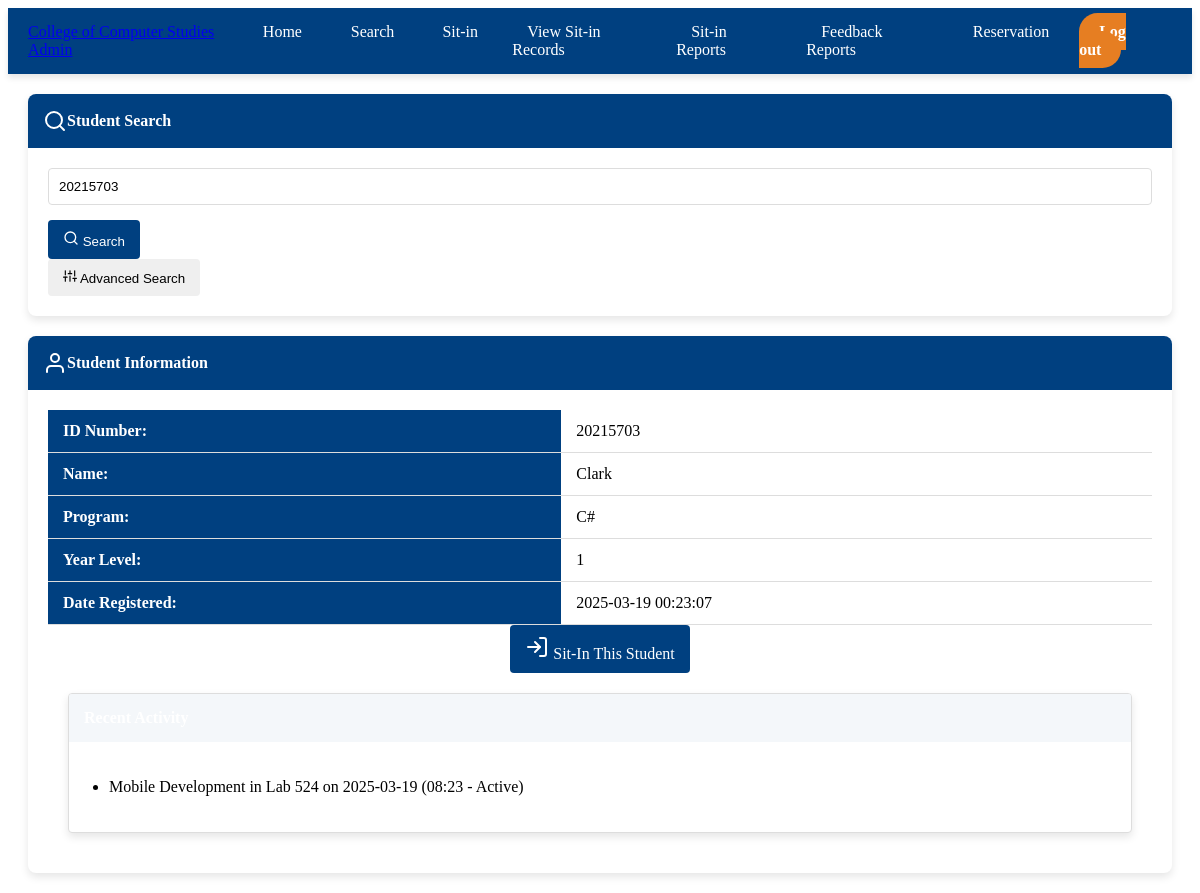
Page /search?student_id=20215703 (signed in) on the committed database.
### tables this page shows
CREATE TABLE students (
        id INTEGER PRIMARY KEY,
        name TEXT NOT NULL,
        program TEXT NOT NULL,
        year_level INTEGER,
        date_registered TIMESTAMP DEFAULT CURRENT_TIMESTAMP
    );

CREATE TABLE sit_ins (
        id INTEGER PRIMARY KEY AUTOINCREMENT,
        student_id INTEGER NOT NULL,
        purpose TEXT NOT NULL,
        lab_id INTEGER NOT NULL,
        login_time TIMESTAMP NOT NULL,
        logout_time TIMESTAMP,
        status TEXT DEFAULT 'active',
        session_remaining INTEGER,
        FOREIGN KEY (student_id) REFERENCES students (id),
        FOREIGN KEY (lab_id) REFERENCES laboratories (id)
    );

### app.py (the view, shortened to what this page needs)
@app.route('/search', methods=['GET', 'POST'])
@login_required
def search():
    conn = get_db_connection()
    programs = conn.execute('SELECT DISTINCT program FROM students ORDER BY program').fetchall()
    laboratories = conn.execute('SELECT * FROM laboratories').fetchall()
    student = None
    recent_activity = []
    student_id_param = request.args.get('student_id')
    if student_id_param:
        student = conn.execute('SELECT * FROM students WHERE id = ?', (student_id_param,)).fetchone()
        if student:
            recent_activity = conn.execute('''
                SELECT purpose, lab_id, login_time, logout_time
                FROM sit_ins
                WHERE student_id = ?
                ORDER BY login_time DESC LIMIT 5
            ''', (student_id_param,)).fetchall()
    conn.close()
    return render_template('search.html',
                          student=student,
                          programs=programs,
                          laboratories=laboratories,
                          recent_activity=recent_activity)

### app.py (called while the page is built)
def get_db_connection():
    conn = sqlite3.connect('sitin_system.db')
    conn.row_factory = sqlite3.Row
    return conn

def login_required(f):
    @wraps(f)
    def decorated_function(*args, **kwargs):
        if 'user_id' not in session:
            flash('Please login first', 'error')
            return redirect(url_for('login'))
        return f(*args, **kwargs)
    return decorated_function

### templates/search.html (shortened to what this page needs)
{% extends "base.html" %}
{% block content %}
<div class="card">
    <div class="card-header">
        <i data-feather="search"></i> Student Search
    </div>
    <div class="card-body">
        <form action="{{ url_for('search') }}" method="post" id="student-search-form">
            <div class="row">
                <div class="col-md-9">
                    <div class="form-group">
                        <input type="text" id="student-id-input" name="student_id" class="form-control"
                            placeholder="Search by ID number, name, or program..." autocomplete="off">
                    </div>
                </div>
                <div class="col-md-3">
                    <button type="submit" class="btn btn-primary btn-block">
                        <i data-feather="search" style="width: 16px; height: 16px;"></i> Search
                    </button>
                </div>
            </div>
            <div class="mt-3">
                <button type="button" class="btn btn-sm btn-outline-secondary" id="toggle-advanced-search">
                    <i data-feather="sliders" style="width: 14px; height: 14px;"></i> Advanced Search
                </button>
            </div>
        </form>
    </div>
</div>
{% if student %}
<div class="card" style="margin-top: 20px;">
    <div class="card-header">
        <i data-feather="user"></i> Student Information
    </div>
    <div class="card-body">
        <div class="row">
            <div class="col-md-6">
                <table class="table">
                    <tr>
                        <th>ID Number:</th>
                        <td>{{ student.id }}</td>
                    </tr>
                    <tr>
                        <th>Name:</th>
                        <td>{{ student.name }}</td>
                    </tr>
                    <tr>
                        <th>Program:</th>
                        <td>{{ student.program }}</td>
                    </tr>
                    <tr>
                        <th>Year Level:</th>
                        <td>{{ student.year_level }}</td>
                    </tr>
                    <tr>
                        <th>Date Registered:</th>
                        <td>{{ student.date_registered }}</td>
                    </tr>
                </table>
            </div>
            <div class="col-md-6">
                <div style="text-align: center; margin-bottom: 20px;">
                    <a href="{{ url_for('sit_in') }}?student_id={{ student.id }}" class="btn btn-primary">
                        <i data-feather="log-in"></i> Sit-In This Student
                    </a>
                </div>
                <div class="card" style="border: 1px solid #ddd; border-radius: 4px;">
                    <div class="card-header" style="background-color: #f4f7fa;">
                    </div>
                    <div class="card-body">
                        <ul style="padding-left: 20px;">
                            {% if recent_activity %}
                                {% for activity in recent_activity %}
                                <li>
                                    {{ activity.purpose }} in Lab {{ activity.lab_id }} on
                                    {{ activity.login_time.split()[0] }}
                                    ({{ activity.login_time.split()[1][:5] }} -
                                    {% if activity.logout_time %}
                                        {{ activity.logout_time.split()[1][:5] }})
                                    {% else %}
                                        Active)
                                    {% endif %}
                                </li>
                                {% endfor %}
                            {% else %}
                                <li>No recent activity</li>
                            {% endif %}
                        </ul>
                    </div>
                </div>
            </div>
        </div>
    </div>
</div>
{% endif %}
{% endblock %}

### static/css/style.css (style rules this page uses)
:root { --primary-color: #004080; --secondary-color: #005bb5; --light-color: #f4f7fa; --dark-color: #333; --logout-color: #e67e22; --logout-hover-color: #d35400; }
.card { background-color: white; border-radius: 8px; box-shadow: 0 4px 8px rgba(0, 0, 0, 0.1); margin: 20px; overflow: hidden; transition: transform 0.3s ease-in-out, box-shadow 0.3s ease-in-out; animation: fadeInUp 0.6s ease-in-out; }
.card-header { background-color: var(--primary-color); color: white; padding: 15px; font-weight: bold; display: flex; align-items: center; }
.card-body { padding: 20px; }
.form-group { margin-bottom: 15px; }
.form-control { width: 100%; padding: 10px; border: 1px solid #ddd; border-radius: 4px; box-sizing: border-box; }
.btn { display: inline-block; padding: 10px 15px; border: none; border-radius: 4px; cursor: pointer; text-align: center; text-decoration: none; transition: background-color 0.3s; }
.btn-primary { background-color: var(--primary-color); color: white; }
.table { width: 100%; border-collapse: collapse; }
.table th, .table td { padding: 12px 15px; text-align: left; border-bottom: 1px solid #ddd; }
.table th { background-color: var(--primary-color); color: white; }

### rows in the picture
students: id "20215703", name "Clark", program "C#", year_level "1", date_registered "2025-03-19 00:23:07"
sit_ins: purpose "Mobile Development", lab_id "524", login_time "2025-03-19", login_time "08:23"
